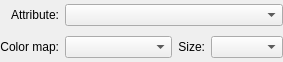
<?xml version="1.0" encoding="UTF-8"?>
<ui version="4.0">
 <class>AttrColorSelector</class>
 <widget class="QWidget" name="AttrColorSelector">
  <property name="geometry">
   <rect>
    <x>0</x>
    <y>0</y>
    <width>283</width>
    <height>62</height>
   </rect>
  </property>
  <layout class="QGridLayout" name="gridLayout">
   <property name="leftMargin">
    <number>0</number>
   </property>
   <property name="topMargin">
    <number>0</number>
   </property>
   <property name="rightMargin">
    <number>0</number>
   </property>
   <property name="bottomMargin">
    <number>0</number>
   </property>
   <item row="0" column="0">
    <widget class="QLabel" name="label">
     <property name="sizePolicy">
      <sizepolicy hsizetype="Minimum" vsizetype="Preferred">
       <horstretch>0</horstretch>
       <verstretch>0</verstretch>
      </sizepolicy>
     </property>
     <property name="text">
      <string>Attribute:</string>
     </property>
     <property name="alignment">
      <set>Qt::AlignRight|Qt::AlignTrailing|Qt::AlignVCenter</set>
     </property>
    </widget>
   </item>
   <item row="1" column="0">
    <widget class="QLabel" name="label_3">
     <property name="sizePolicy">
      <sizepolicy hsizetype="Minimum" vsizetype="Preferred">
       <horstretch>0</horstretch>
       <verstretch>0</verstretch>
      </sizepolicy>
     </property>
     <property name="text">
      <string>Color map:</string>
     </property>
     <property name="alignment">
      <set>Qt::AlignRight|Qt::AlignTrailing|Qt::AlignVCenter</set>
     </property>
    </widget>
   </item>
   <item row="1" column="1">
    <widget class="QComboBox" name="cmapName">
     <property name="sizePolicy">
      <sizepolicy hsizetype="MinimumExpanding" vsizetype="Fixed">
       <horstretch>0</horstretch>
       <verstretch>0</verstretch>
      </sizepolicy>
     </property>
    </widget>
   </item>
   <item row="1" column="2">
    <widget class="QLabel" name="label_6">
     <property name="text">
      <string>Size:</string>
     </property>
     <property name="alignment">
      <set>Qt::AlignRight|Qt::AlignTrailing|Qt::AlignVCenter</set>
     </property>
    </widget>
   </item>
   <item row="1" column="3">
    <widget class="QComboBox" name="cmapSize"/>
   </item>
   <item row="0" column="1" colspan="3">
    <widget class="QComboBox" name="attr">
     <property name="sizePolicy">
      <sizepolicy hsizetype="MinimumExpanding" vsizetype="Fixed">
       <horstretch>0</horstretch>
       <verstretch>0</verstretch>
      </sizepolicy>
     </property>
    </widget>
   </item>
  </layout>
 </widget>
 <resources/>
 <connections/>
</ui>
